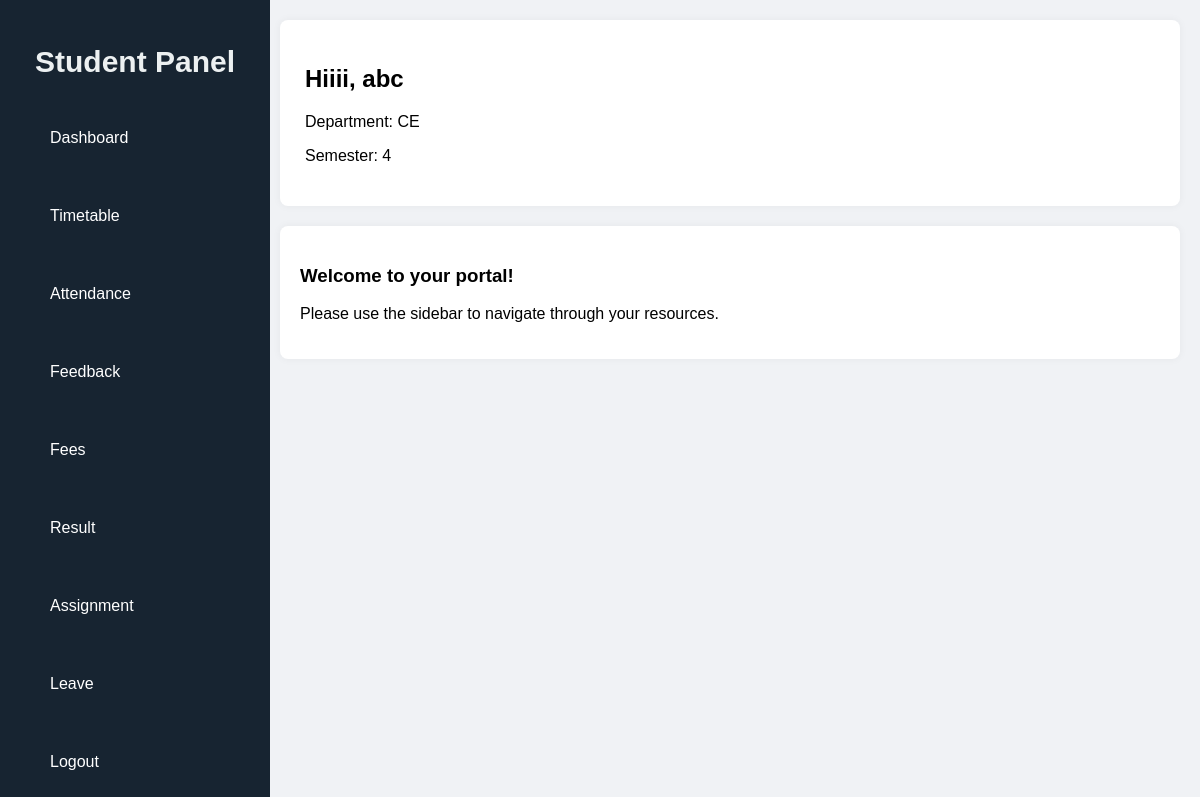
Page /student/dashboard/ (signed in) on the committed database.
### CMS/models.py (models this page shows, shortened)
class CustomUser(AbstractUser):
    USER_ROLES = (
        ('student', 'Student'),
        ('faculty', 'Faculty'),
        ('hod', 'HOD'),
    )
    user_type = models.CharField(max_length=10, choices=USER_ROLES, default='student')
    email = models.EmailField(unique=True)
    role = models.CharField(max_length=10, choices=USER_ROLES)

class Student(models.Model):
    GENDER_CHOICES = (
        ('Male', 'Male'),
        ('Female', 'Female'),
        ('Other', 'Other'),
    )
    SEMESTER_CHOICES = (
        ('Semester 1', 'Semester 1'),
        ('Semester 2', 'Semester 2'),
        ('Semester 3', 'Semester 3'),
        ('Semester 4', 'Semester 4'),
        ('Semester 5', 'Semester 5'),
        ('Semester 6', 'Semester 6'),
        ('Semester 7', 'Semester 7'),
        ('Semester 8', 'Semester 8'),
    )
    user = models.OneToOneField(CustomUser, on_delete=models.CASCADE)
    roll_number = models.CharField(max_length=20, unique=True)
    department = models.ForeignKey(Department, on_delete=models.CASCADE)
    year = models.IntegerField()
    semester = models.CharField(max_length=10)
    contact_number = models.CharField(max_length=15,unique=True)
    gender = models.CharField(max_length=10, choices=GENDER_CHOICES)
    address = models.TextField()
    session_start = models.DateField()
    session_end = models.DateField()
    class Meta:
        unique_together = ('roll_number', 'year')

class Department(models.Model):
    name = models.CharField(max_length=100)
    def __str__(self):
        return self.name

### CMS/views.py (the view)
# urls.py: path('student/dashboard/', views.student_dashboard, name='student_dashboard'),
@login_required # done
def student_dashboard(request):
    student = request.user.student
    subjects = Subject.objects.filter(department=student.department)
    return render(request, "student_dashboard.html", {"subjects": subjects})

### CMS/templates/student_dashboard.html (shortened to what this page needs)
{% load static %}
<!DOCTYPE html>
<html lang="en">
<head>
    <link rel="stylesheet" href="{% static 'css/student_dashboard.css' %}">
    <link rel="stylesheet" href="{% static 'css/sidebar.css' %}">
</head>
<body>
<div class="dashboard-container">
    {% include 'student_sidebar.html' %}
    <div class="main-content">
        <div class="welcome-box">
            <h2>Hiiii, {{ request.user.first_name|default:request.user.username }}</h2>
            <p>Department: {{ request.user.student.department }}</p>
            <p>Semester: {{ request.user.student.semester }}</p>
        </div>
        <div class="info-box">
            <h3>Welcome to your portal!</h3>
            <p>Please use the sidebar to navigate through your resources.</p>
        </div>
    </div>
</div>
</body>
</html>

### CMS/static/css/student_dashboard.css (style rules this page uses)
.welcome-box { background: #fff; padding: 25px; border-radius: 8px; margin-bottom: 20px; box-shadow: 0 0 8px rgba(0, 0, 0, 0.05); }
.info-box { background: #fff; padding: 20px; border-radius: 8px; box-shadow: 0 0 8px rgba(0, 0, 0, 0.05); }

### CMS/static/css/sidebar.css (style rules this page uses)
body { margin: 0; font-family: Arial, sans-serif; background-color: #f0f2f5; }
.dashboard-container { display: flex; height: 100vh; }
.main-content { margin-left: 260px; padding: 20px; flex-grow: 1; overflow-y: auto; }

### rows in the picture
CustomUser: user.first_name "abc", user.student.department "CE", user.student.semester "4"
